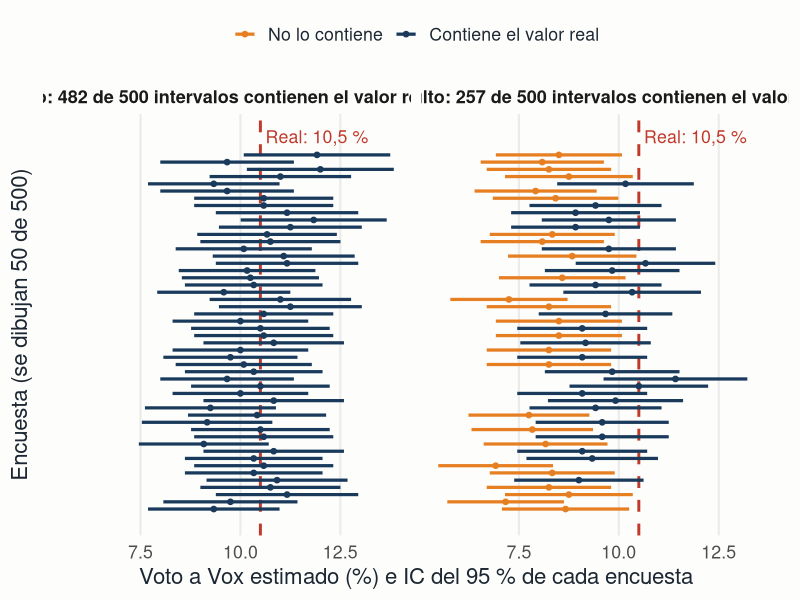

Write the R code that produced this figure.
# Gráfico de cobertura: un IC del 95 % por encuesta y cuántos contienen el valor real.
# Simulación propia con los parámetros del simulador (Vox real 10,5 %, n = 1.200).
# - Sin sesgo: cada encuestado declara Vox con probabilidad 0,105.
# - Votante oculto: la media estimada en la app fue 8,90 %, así que se usa 0,089.
# Se calculan 500 encuestas (como en la app) y se dibujan las 50 primeras.
#
# Uso: Rscript scripts/grafico_cobertura.R

library(ggplot2)

set.seed(20261120)
n <- 1200
real <- 10.5
n_encuestas <- 500
n_dibujo <- 50

simula <- function(p_declarado, escenario) {
  p_hat <- rbinom(n_encuestas, n, p_declarado) / n
  ee <- sqrt(p_hat * (1 - p_hat) / n)
  d <- data.frame(
    escenario = escenario,
    encuesta = seq_len(n_encuestas),
    est = 100 * p_hat,
    inf = 100 * (p_hat - 1.96 * ee),
    sup = 100 * (p_hat + 1.96 * ee)
  )
  d$contiene <- d$inf <= real & real <= d$sup
  d
}

d <- rbind(simula(0.105, "Sin sesgo"), simula(0.089, "Votante oculto"))

cobertura <- aggregate(contiene ~ escenario, data = d, FUN = mean)
print(cobertura)

etiquetas <- setNames(
  sprintf("%s: %d de %d intervalos contienen el valor real (%.0f %%)",
          cobertura$escenario,
          round(cobertura$contiene * n_encuestas), n_encuestas,
          100 * cobertura$contiene),
  cobertura$escenario
)

d_dibujo <- d[d$encuesta <= n_dibujo, ]

p <- ggplot(d_dibujo, aes(y = encuesta)) +
  geom_vline(xintercept = real, colour = "#c0392b", linewidth = 1, linetype = "dashed") +
  geom_segment(aes(x = inf, xend = sup, yend = encuesta, colour = contiene), linewidth = 1.1) +
  geom_point(aes(x = est, colour = contiene), size = 1.6) +
  scale_colour_manual(values = c(`TRUE` = "#1a3a5c", `FALSE` = "#e67e22"),
                      labels = c(`TRUE` = "Contiene el valor real", `FALSE` = "No lo contiene"),
                      name = NULL) +
  facet_wrap(~escenario, ncol = 2, labeller = as_labeller(etiquetas)) +
  labs(x = "Voto a Vox estimado (%) e IC del 95 % de cada encuesta",
       y = sprintf("Encuesta (se dibujan %d de %d)", n_dibujo, n_encuestas)) +
  annotate("text", x = real, y = n_dibujo + 2.5, label = "Real: 10,5 %",
           colour = "#c0392b", hjust = -0.05, size = 4.5) +
  coord_cartesian(ylim = c(0, n_dibujo + 3)) +
  theme_minimal(base_size = 16) +
  theme(
    legend.position = "top",
    panel.grid.minor = element_blank(),
    panel.grid.major.y = element_blank(),
    axis.text.y = element_blank(),
    strip.text = element_text(size = 13, face = "bold"),
    plot.background = element_rect(fill = "#fdfdfb", colour = NA),
    text = element_text(colour = "#1c2733")
  )

ggsave("slides/img/cobertura-intervalos.png", p, width = 13, height = 6.5, dpi = 200)
cat("Guardado: slides/img/cobertura-intervalos.png\n")
